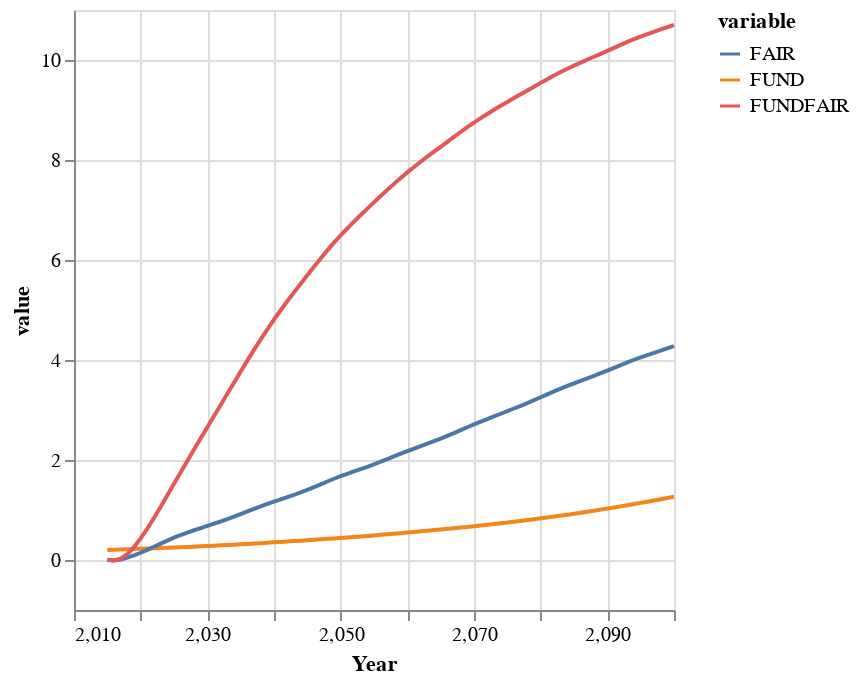

This figure's notebook cell:
### Code cell
df = DataFrame(
    :Year => Mimi.time_labels(m),
    :FUND => fundvals,
    :FAIR => fairvals,
    :FUNDFAIR => fundfairvals
)

stack(df, [:FUND, :FAIR, :FUNDFAIR]) |> 

@vlplot(
    :line, 
    x = :Year,
    y = :value,
    color = :variable
)

### Figure 1 — Vega-Lite specification as saved in the notebook (floating-point values rounded to 4 significant figures; data arrays with more than 128 entries replaced by an {"elided": "..."} marker saying what was removed)
{"data": {"values": {"elided": "258 records"}}, "encoding": {"color": {"field": "variable", "type": "nominal"}, "x": {"field": "Year", "type": "quantitative"}, "y": {"field": "value", "type": "quantitative"}}, "mark": "line"}
